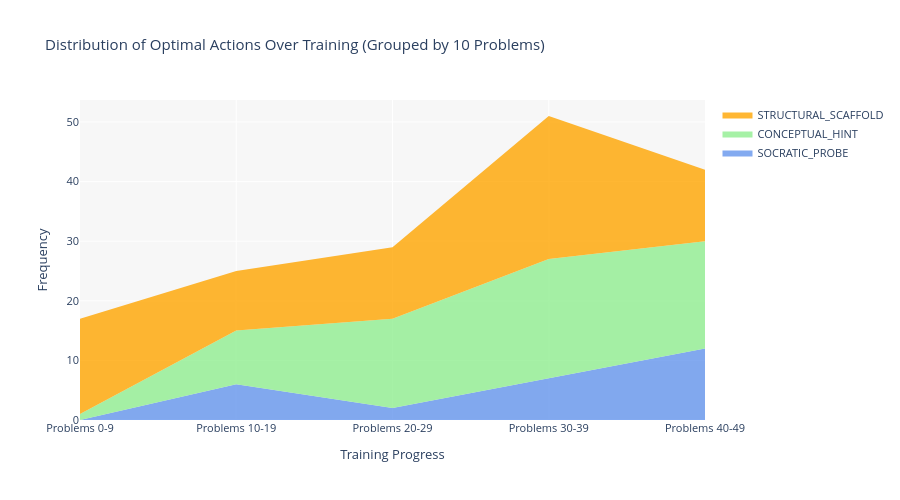

The notebook cell saved with this chart:
### Markdown cell above
# Graph 6: Highest Predicted Action Distribution Over Training Time

### Code cell
pred_columns = ['pred_reward_SOCRATIC_PROBE', 'pred_reward_CONCEPTUAL_HINT', 'pred_reward_STRUCTURAL_SCAFFOLD']
group_size = 10  # Group every N problems

# Extract best actions from predictions
df_with_preds = df_memory[pred_columns].dropna()

if len(df_with_preds) > 0:
    best_actions = df_with_preds.idxmax(axis=1).str.replace('pred_reward_', '')
    problem_nums = df_memory.loc[best_actions.index, 'problem'].values
    
    # Group by training progress
    df_grouped = pd.DataFrame({
        'best_action': best_actions.values,
        'problem': problem_nums
    })
    df_grouped['group'] = (df_grouped['problem'] // group_size).astype(int)
    
    group_action_counts = df_grouped.groupby(['group', 'best_action']).size().unstack(fill_value=0)
    group_action_counts = group_action_counts.reindex([a for a in action_order if a in group_action_counts.columns], axis=1, fill_value=0)
    
    # Create visualization
    group_labels = [f"Problems {i*group_size}-{(i+1)*group_size-1}" for i in group_action_counts.index]
    
    fig = go.Figure()
    for action in group_action_counts.columns:
        fig.add_trace(go.Scatter(
            x=group_labels,
            y=group_action_counts[action],
            mode='lines',
            name=action,
            line=dict(width=0),
            fillcolor=action_colors.get(action, 'gray'),
            stackgroup='one',
            hovertemplate='<b>%{fullData.name}</b><br>%{x}<br>Count: %{y}<extra></extra>'
        ))
    
    fig.update_layout(
        title=f"Distribution of Optimal Actions Over Training (Grouped by {group_size} Problems)",
        xaxis_title="Training Progress",
        yaxis_title="Frequency",
        hovermode='x unified',
        plot_bgcolor='rgba(240, 240, 240, 0.5)',
        height=500,
        width=900,
        font=dict(size=11),
    )
    
    fig.show()
    
    # Print summary
    print(f"\nHighest Predicted Action Over Training Time (group size={group_size}):")
    print(f"Total groups: {len(group_action_counts)}")
    print(f"\n{group_action_counts}")
else:
    print("No rows with predicted rewards found")

### Figure 1 — Plotly figure (JSON) as saved in the notebook; plotly's stock layout.template omitted (floating-point values rounded to 4 significant figures)
{"data": [{"fillcolor": "rgba(100, 149, 237, 0.8)", "hovertemplate": "<b>%{fullData.name}</b><br>%{x}<br>Count: %{y}<extra></extra>", "line": {"width": 0}, "mode": "lines", "name": "SOCRATIC_PROBE", "stackgroup": "one", "type": "scatter", "x": ["Problems 0-9", "Problems 10-19", "Problems 20-29", "Problems 30-39", "Problems 40-49"], "y": [0, 6, 2, 7, 12]}, {"fillcolor": "rgba(144, 238, 144, 0.8)", "hovertemplate": "<b>%{fullData.name}</b><br>%{x}<br>Count: %{y}<extra></extra>", "line": {"width": 0}, "mode": "lines", "name": "CONCEPTUAL_HINT", "stackgroup": "one", "type": "scatter", "x": ["Problems 0-9", "Problems 10-19", "Problems 20-29", "Problems 30-39", "Problems 40-49"], "y": [1, 9, 15, 20, 18]}, {"fillcolor": "rgba(255, 165, 0, 0.8)", "hovertemplate": "<b>%{fullData.name}</b><br>%{x}<br>Count: %{y}<extra></extra>", "line": {"width": 0}, "mode": "lines", "name": "STRUCTURAL_SCAFFOLD", "stackgroup": "one", "type": "scatter", "x": ["Problems 0-9", "Problems 10-19", "Problems 20-29", "Problems 30-39", "Problems 40-49"], "y": [16, 10, 12, 24, 12]}], "layout": {"font": {"size": 11}, "height": 500, "hovermode": "x unified", "plot_bgcolor": "rgba(240, 240, 240, 0.5)", "title": {"text": "Distribution of Optimal Actions Over Training (Grouped by 10 Problems)"}, "width": 900, "xaxis": {"title": {"text": "Training Progress"}}, "yaxis": {"title": {"text": "Frequency"}}}}
